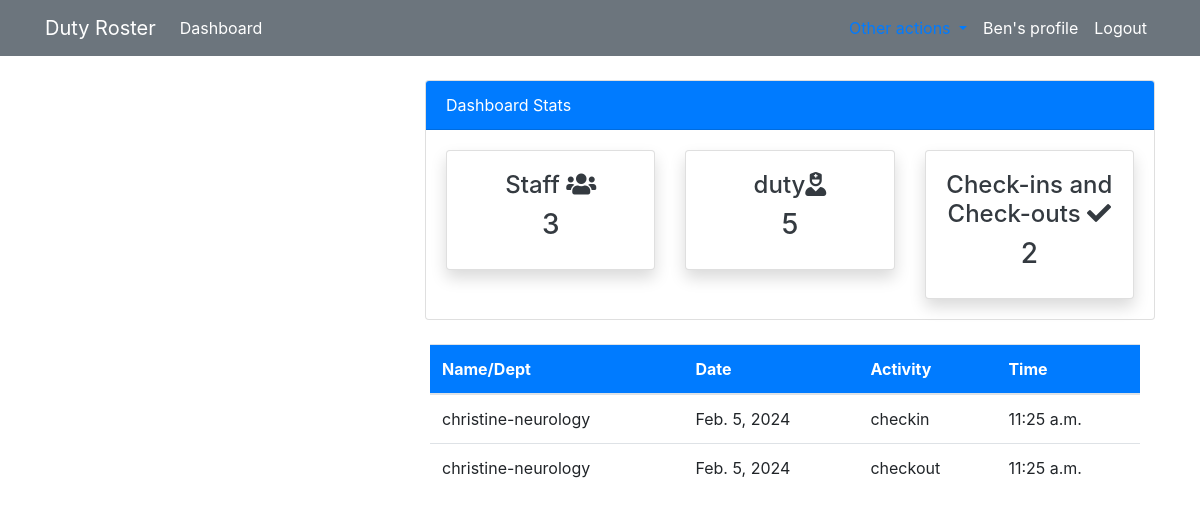
Screenshot of /order/ (signed in) with the database file from the repository.
### roster/models.py (models this page shows, shortened)
class Order(models.Model):
    product = models.ForeignKey(Duty, on_delete=models.CASCADE)
    activity = models.CharField(max_length=30, choices=ACTIVITY, default="checkin", null=True, blank=True)
    staff = models.ForeignKey(User, models.CASCADE, null=True)
    date = models.DateField(auto_now_add = True)
    time = models.TimeField(auto_now_add=True)
    class Meta:
        verbose_name_plural = 'Order'

class Duty(models.Model):
    name = models.CharField(max_length=30)
    department = models.CharField(max_length=50, choices=DEPARTMENT)
    hours = models.PositiveBigIntegerField()
    shift = models.CharField(max_length=30, choices=SHIFTS)
    ward = models.ForeignKey(Ward, on_delete=models.CASCADE, null=True)
    class Meta:
        verbose_name_plural = 'Duty'
    def __str__(self):
        return f'{self.name}-{self.department}'

### roster/views.py (the view)
# urls.py: path('order/',views.order, name='dashboard-order'),
@login_required(login_url='user-login')
def order(request):
    orders = Order.objects.all()
    orders_count = orders.count()
    workers_count = User.objects.all().count()
    duty_count = Duty.objects.all().count()
    context={
        'orders':orders,
        'workers_count':workers_count,
        'orders_count':orders_count,
        'duty_count':duty_count,
    }
    return render(request, 'dashboard/order.html',context)

### templates/dashboard/order.html (shortened to what this page needs)
{% extends "partials/base.html" %}
{% block content%}
{% include 'partials/topnav.html' %}
<div class="container">
    <div class="row my-4">
        <div class="col-md-4">
        </div>
        <div class="col-md-8">
            <table class="table bg-white">
                <thead class="bg-primary">
                    <tr class="text-white">
                        <th scope="col">Name/Dept</th>
                        <th scope="col">Date</th>
                        <th scope="col">Activity</th>
                        <th scope="col">Time</th>
                    </tr>
                </thead>
                <tbody>
                    {% for order in orders%}
                    <tr>
                        <td>{{order.product}}</td>
                        <td>{{order.date}}</td>
                        <td>{{order.activity}}</td>
                        <td>
                            {{order.time}}
                        </td>
                    </tr>
                    {% endfor %}
            </table>
        </div>
    </div>
</div>
{% endblock %}

### templates/partials/usernav.html (shortened to what this page needs)
  <nav class="navbar navbar-expand-lg navbar-info bg-secondary">
    <div class="container">
        <a class="navbar-brand text-white" href="">Duty Roster</a>
        <div class="collapse navbar-collapse" id="navbarSupportedContent">
            <ul class="navbar-nav mr-auto">
                <li class="nav-item active">
                    <a class="nav-link text-white"href="{% url 'dashboard-index' %}">Dashboard </a>
                </li>
            </ul>
            <ul class="navbar-nav ml-auto">
                <li class="nav-item active">
                    <li class="nav-item dropdown">
                        <a class="nav-link dropdown-toggle" href="#" id="navbarDropdownMenuLink" data-toggle="dropdown" aria-haspopup="true" aria-expanded="false">
                        </a>
                      </li>
                     <a class="nav-link text-white" href="{% url 'user-profile' %}"
                        <span class="sr-only">{{ user.username }}'s profile</span></a>
                </li>
                <li class="nav-item">
                    <a class="nav-link text-white" href="{% url 'user-logout' %}">Logout</a>
                </li>
            </ul>
        </div>
    </div>
</nav>

### rows the page displays
Order: product "christine-neurology", date "Feb. 5, 2024", activity "checkin", time "11:25 a.m."
Order: product "christine-neurology", date "Feb. 5, 2024", activity "checkout", time "11:25 a.m."

### other values shown
{{ user.username }} "Ben"
{{ workers_count }} "3"
{{ duty_count }} "5"
{{ orders_count }} "2"
